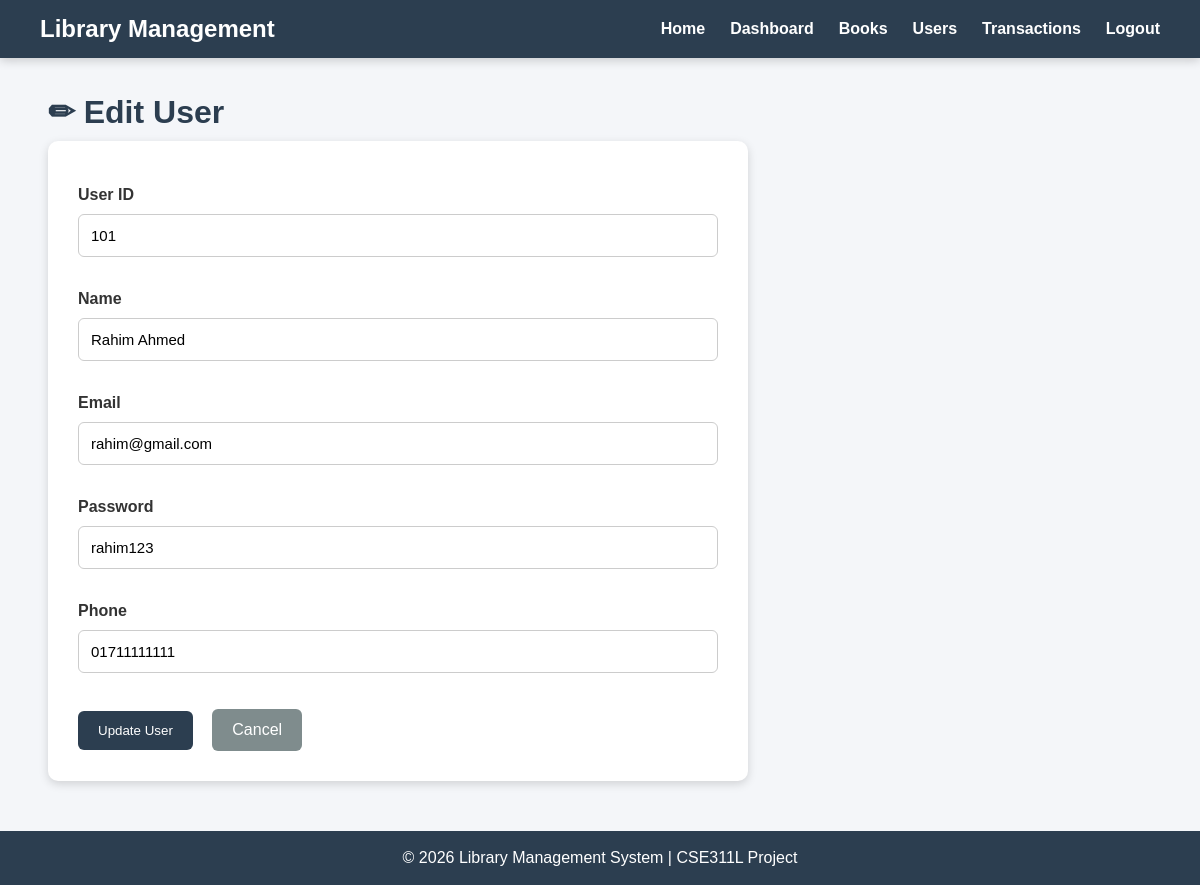
/library_management/admin/edit_user.php?id=101 (signed in), run on the app's committed database.
### tables this page shows
CREATE TABLE `users` (
  `user_id` int(11) NOT NULL,
  `name` varchar(100) NOT NULL,
  `email` varchar(100) NOT NULL,
  `password` varchar(100) NOT NULL,
  `phone` varchar(15) DEFAULT NULL
);

### library_management/admin/edit_user.php (the view, shortened to what this page needs)
<?php
include '../includes/db.php';
$id = $_GET['id'];
$result = mysqli_query($conn,
"SELECT * FROM users WHERE user_id='$id'");
$user = mysqli_fetch_assoc($result);
include '../includes/header.php';
include '../includes/navbar.php';
?>
<div class="container">
<h1 class="page-title">
✏ Edit User
</h1>
<form method="POST" class="book-form">
<label>User ID</label>
<input
type="number"
name="user_id"
value="<?php echo $user['user_id'];?>"
required>
<label>Name</label>
<input
type="text"
name="name"
value="<?php echo htmlspecialchars($user['name']);?>"
required>
<label>Email</label>
<input
type="email"
name="email"
value="<?php echo htmlspecialchars($user['email']);?>"
required>
<label>Password</label>
<input
type="text"
name="password"
value="<?php echo htmlspecialchars($user['password']); ?>"
required>
<label>Phone</label>
<input
type="text"
name="phone"
value="<?php echo htmlspecialchars($user['phone']);?>"
required>
<br>
<button
type="submit"
name="update_user">
Update User
</button>
<a
href="users.php"
class="cancel-btn">
Cancel
</a>
</form>
</div>
<?php
include '../includes/footer.php';
?>

### library_management/css/style.css (style rules this page uses)
* { margin:0; padding:0; box-sizing:border-box; font-family:Arial, Helvetica, sans-serif; }
body { background:#f4f6f9; color:#333; }
.container { width:92%; margin:35px auto; }
.page-title { color:#2c3e50; margin-bottom:10px; }
button { background:#2c3e50; color:white; border:none; padding:12px 20px; border-radius:6px; cursor:pointer; transition:.3s; }
input[type=text], input[type=password], input[type=email], input[type=number], input[type=date], select { width:100%; padding:12px; border:1px solid #ccc; border-radius:6px; margin-top:5px; margin-bottom:18px; font-size:15px; }
.book-form { background:white; padding:30px; border-radius:10px; box-shadow:0 3px 10px rgba(0,0,0,.15); max-width:700px; }
.book-form label { display:block; font-weight:bold; margin-top:15px; margin-bottom:5px; }
.book-form button { margin-top:20px; }
.cancel-btn { display:inline-block; margin-left:15px; background:#7f8c8d; color:white; padding:12px 20px; text-decoration:none; border-radius:6px; }

### data on the page
users: user_id "101", name "Rahim Ahmed", email "rahim@gmail.com", password "rahim123", phone "01711111111"
